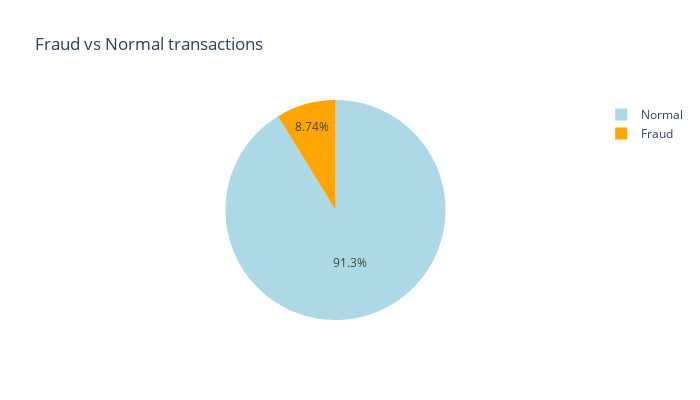

The notebook cell this image was saved under:
### Code cell
labels=["Normal","Fraud"]

fraud_or_not = raw_df["fraud"].value_counts().tolist()
values = [fraud_or_not[0], fraud_or_not[1]]

fig = px.pie(values=raw_df['fraud'].value_counts(), names=labels , width=700, height=400, color_discrete_sequence=["lightblue","orange"]
             ,title="Fraud vs Normal transactions")
fig.show()

print('Normal:', round(raw_df['fraud'].value_counts()[0]/len(raw_df) * 100,2), '% of the dataset')
print('Frauds:', round(raw_df['fraud'].value_counts()[1]/len(raw_df) * 100,2), '% of the dataset')

### Figure 1 — Plotly figure (JSON) as saved in the notebook; plotly's stock layout.template omitted (floating-point values rounded to 4 significant figures)
{"data": [{"domain": {"x": [0, 1], "y": [0, 1]}, "hovertemplate": "label=%{label}<br>value=%{value}<extra></extra>", "labels": ["Normal", "Fraud"], "legendgroup": "", "name": "", "showlegend": true, "type": "pie", "values": [912597, 87403]}], "layout": {"height": 400, "legend": {"tracegroupgap": 0}, "piecolorway": ["lightblue", "orange"], "title": {"text": "Fraud vs Normal transactions"}, "width": 700}}
